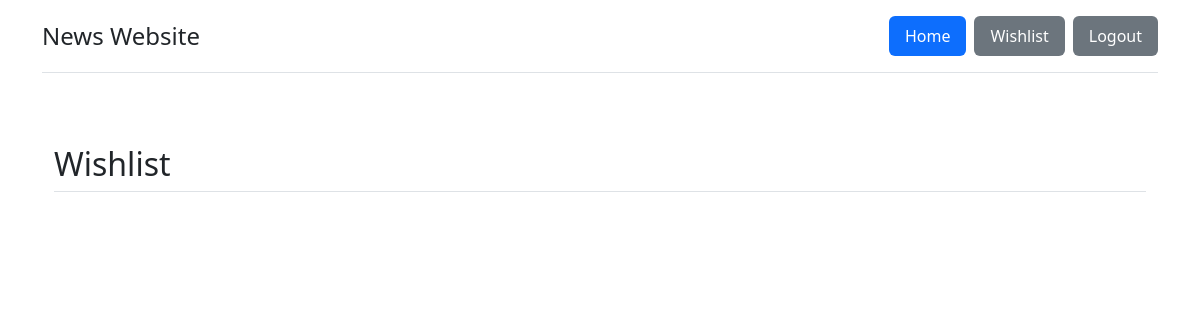
/wishlist (signed in), run on an earlier commit of the app's database.
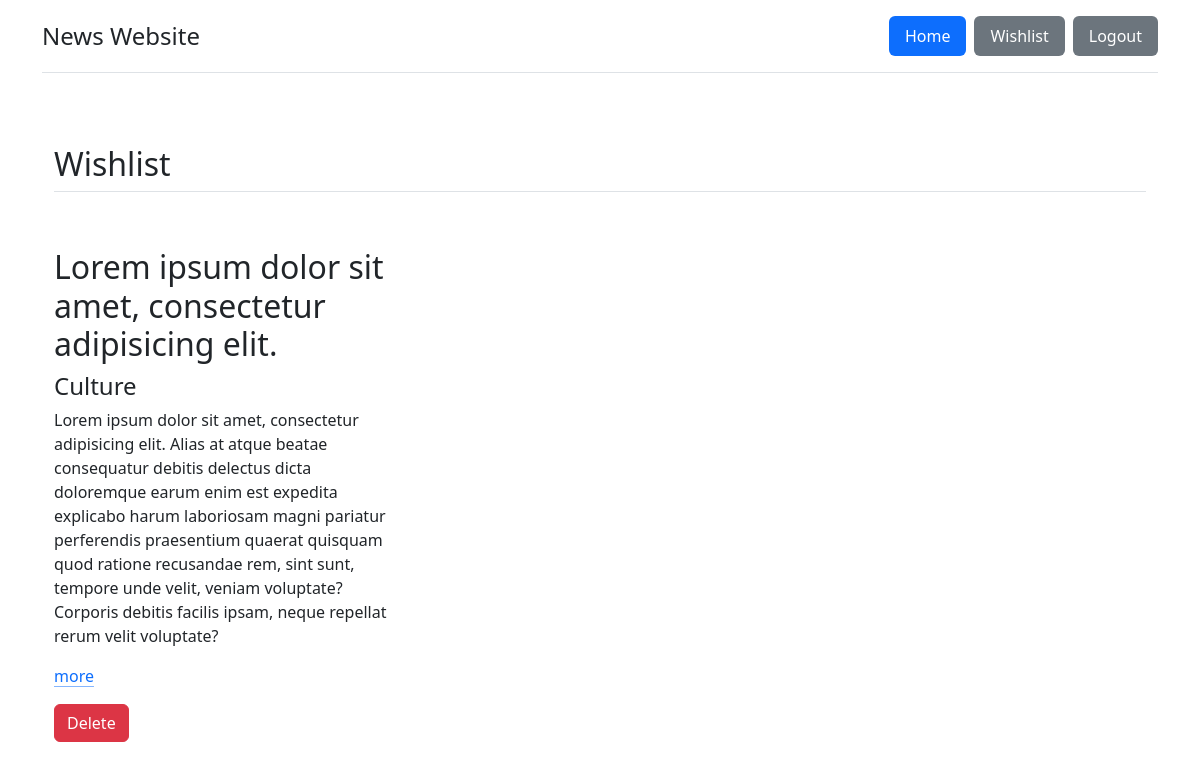
And on a later commit of the database.
### news_list/models.py (models this page shows, shortened)
class Wishlist(models.Model):
    user_id = models.IntegerField()
    user_news = models.ForeignKey(News, on_delete=models.CASCADE)

class News(models.Model):
    title = models.CharField(max_length=64)
    description = models.TextField()
    category = models.ForeignKey(NewsCategory, on_delete=models.CASCADE)
    created_at = models.DateTimeField(auto_now_add=True)

class NewsCategory(models.Model):
    title = models.CharField(max_length=32)
    created_at = models.DateTimeField(auto_now_add=True)

### news_list/views.py (the view)
# urls.py: path('wishlist', views.wishlist_page),
def wishlist_page(request):
    wishlist = Wishlist.objects.filter(user_id=request.user.id)
    context = {'wishlist': wishlist}
    return render(request, 'wishlist.html', context)

### news_list/templates/wishlist.html (shortened to what this page needs)
<!DOCTYPE html>
<html lang="en">
<head>
    <link rel="stylesheet"
          href="https://cdn.jsdelivr.net/npm/bootstrap@5.3.3/dist/css/bootstrap.min.css">
</head>
<body>
<div class="container">
    <header class="d-flex flex-wrap justify-content-center py-3 mb-4 border-bottom">
        <a href="/"
           class="d-flex align-items-center mb-3 mb-md-0 me-md-auto text-dark text-decoration-none">
            <span class="fs-4">News Website</span>
        </a>
        <ul class="nav nav-pills">
            <li class="nav-item">
                <a href="/" class="nav-link active"
                   aria-current="page">Home</a>
            </li>
            {% if user.is_authenticated %}
                <li class="nav-item px-2">
                    <a href="/wishlist" class="nav-link bg-secondary text-white"
                       aria-current="page">Wishlist</a>
                </li>
                <li class="nav-item">
                    <a href="/logout" class="nav-link bg-secondary text-white"
                       aria-current="page">Logout</a>
                </li>
            {% endif %}
        </ul>
    </header>
</div>
<div class="container px-4 py-5" id="featured-3">
    <h2 class="pb-2 border-bottom">Wishlist</h2>
    <div class="row g-4 py-5 row-cols-1 row-cols-lg-3">
        {% for news in wishlist %}
        <div class="feature col">
            <h2>{{ news.user_news.title }}</h2>
            <h4>{{ news.user_news.category.title }}</h4>
            <p>{{ news.user_news.description }}</p>
            <a href="/news/{{ news.user_news.id }}" class="icon-link">more</a>
            <form action="/delete-from-wishlist/{{ news.user_news.id }}" method="post" class="mt-3">
                <button type="submit" class="btn btn-danger text-white">
                    Delete
                </button>
            </form>
        </div>
        {% endfor %}
    </div>
</div>
</body>
</html>

What changed in the data, as far as the page shows it:
added Wishlist: user_news "Lorem ipsum dolor sit amet, consectetur adipisicing elit.", user_news.category "Culture", user_news.description "Lorem ipsum dolor sit amet, consectetur adipisicing elit. Alias at atque beatae consequatur debitis delectus dicta doloremque earum enim est expedita explicabo harum laboriosam magni pariatur perferendis praesentium quaerat quisquam quod ratione recusandae rem, sint sunt, tempore unde velit, veniam voluptate? Corporis debitis facilis ipsam, neque repellat rerum velit voluptate?"
